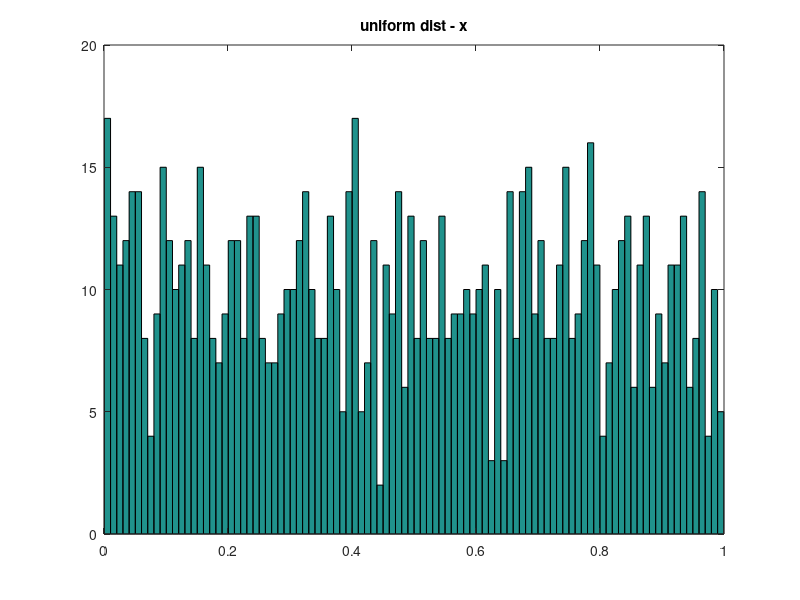
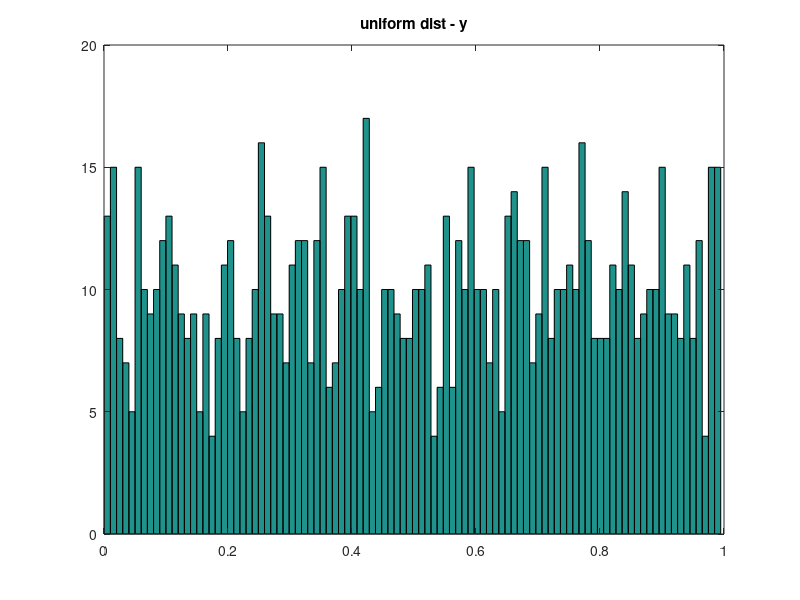
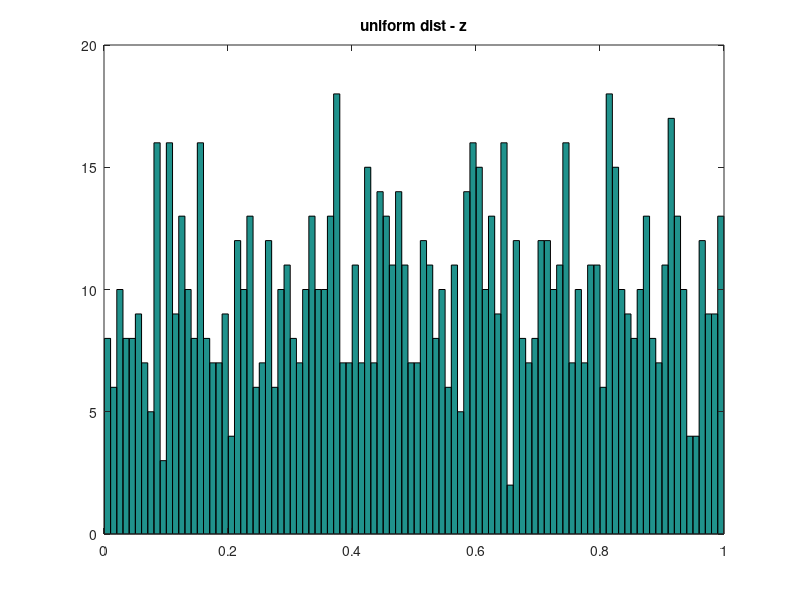
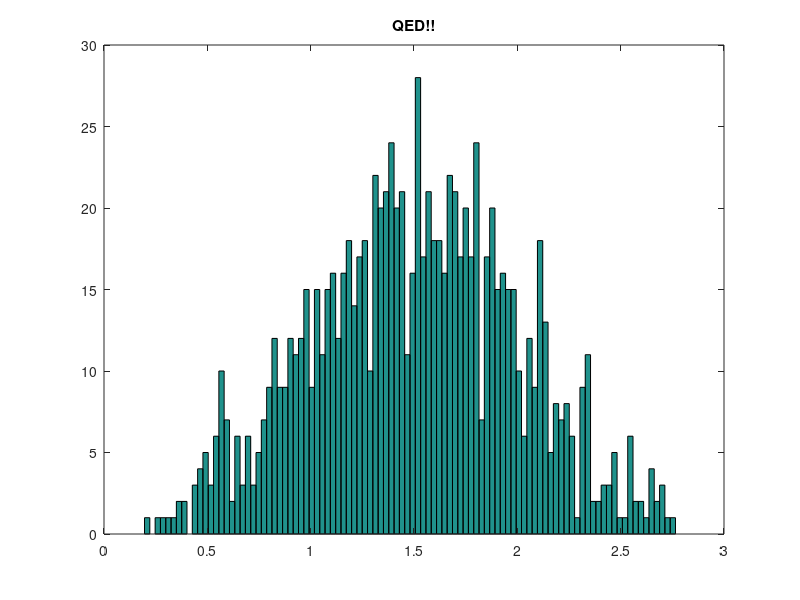

Recreate these plots in MATLAB, in order.
%central limit theorem:
%the distribution of random variables
%added together tends toward a gaussian distribution
%example:
x = rand(1,1000);
figure;hist(x,100),title('uniform dist - x');
y = rand(1,1000);
figure;hist(y,100),title('uniform dist - y');
z = rand(1,1000);
figure;hist(z,100),title('uniform dist - z');
gauss = x + y + z;
figure; hist(gauss,100), title('QED!!');